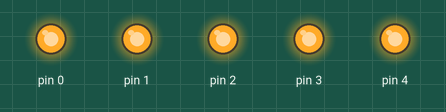
Simulated run of this sketch. Board: Arduino Uno, built with avr-gcc and run on an emulated ATmega328P. Shown: output pins drawn as LEDs (lit = HIGH).

Above: at 2.5 s.
At 5.5 s:
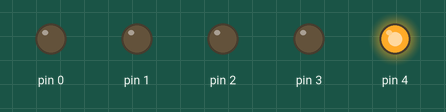
Timing chart, 0 to 7.8 s (numbered marks = the images above):
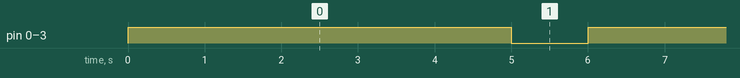

The sketch:

sketch_dec06c.ino
```cpp
void setup() {
  // put your setup code here, to run once:
pinMode(1,OUTPUT);
pinMode(0,OUTPUT);
pinMode(3,OUTPUT);
pinMode(2,OUTPUT);
pinMode(4,OUTPUT);
digitalWrite(4,HIGH);


}

void loop() {
  // put your main code here, to run repeatedly:
digitalWrite(1, HIGH);
digitalWrite(0,HIGH);
digitalWrite(3,HIGH);
digitalWrite(2,HIGH);
delay(5000);
digitalWrite(1,LOW);
digitalWrite(0,LOW);
digitalWrite(2,LOW);
digitalWrite(3,LOW);
delay(1000);


}
```

Measured:
- by itself, pin 0–3: alternates HIGH for 5.0 s and LOW for 1.0 s
